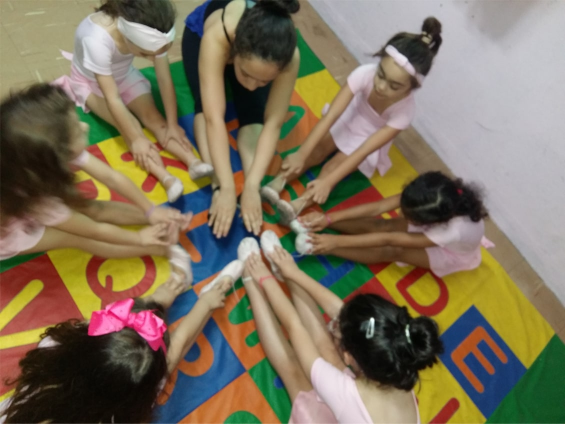
#> input picture _raw/old/ballet_zoom_1.jpg, 1130 x 848 px, given in place of WhatsApp Image 2026-11-10 at 17.55.04.jpeg, which was not available (shown at 1/2 size)
$ python images.py
#> lines starting #> are read from the running program, lines starting #| are printed output that depends on the picture
# Seleciona, melhora levemente e exporta as fotos do site em WebP.
import os
from PIL import Image, ImageOps, ImageEnhance, ImageFilter
ROOT = os.path.abspath(os.path.join(os.path.dirname(__file__), '..', '..'))
SITE = os.path.join(ROOT, 'site')
OUT = os.path.join(SITE, 'img')
os.makedirs(os.path.join(OUT, 'fotos'), exist_ok=True)
os.makedirs(os.path.join(OUT, 'marcas'), exist_ok=True)
F = os.path.join(ROOT, 'fotos sem melhora', 'WhatsApp Image 2026-11-10 at {}.jpeg')
O = os.path.join(SITE, '_raw', 'old', '{}')
fotos = {
  'fachada': F.format('17.55.04'),
  'menina-uniforme': F.format('17.27.47 (2)'),
  'mandioca-bebe': F.format('17.27.46'),
  'mandioca-dupla': F.format('17.27.45 (1)'),
  'mandioca-menino': F.format('17.18.48'),
  'mandioca-bebe2': F.format('17.18.47'),
  'morangos': F.format('17.27.46 (1)'),
  'bercario-espelho': F.format('17.27.45'),
  'equipe': F.format('17.27.46 (2)'),
  'argila': F.format('17.27.47 (1)'),
  'refeitorio': F.format('17.27.47'),
  'bandeira': F.format('17.43.16'),
  'cadeiroes': F.format('17.43.15'),
  'frutas-turma': F.format('17.43.16 (1)'),
  'frutas-investigando': F.format('17.43.17'),
  'junina-1': F.format('17.43.17 (1)'),
  'junina-2': F.format('17.43.17 (2)'),
  'junina-3': F.format('17.43.17 (3)'),
  'mostra-1': F.format('17.43.18 (1)'),
  'mostra-2': F.format('17.43.18'),
  'soneca': F.format('17.43.18 (2)'),
  'farinha-1': F.format('17.43.19 (1)'),
  'farinha-2': F.format('17.43.19 (2)'),
  'farinha-mesa': F.format('17.43.19 (3)'),
  'carnaval': F.format('17.43.19'),
  'quebra-cabeca': F.format('18.34.41 (1)'),
  'pintura-chao': F.format('18.34.41 (2)'),
  'piquenique': F.format('18.34.41'),
  'formacao': F.format('18.34.42 (1)'),
  'roda-tapete': F.format('18.34.42'),
  'ballet-roda': O.format('ballet_zoom_2.jpg'),
  'ballet-sorriso': O.format('ballet_zoom_4.jpg'),
  'futebol': O.format('futebol_1.jpg'),
  'musica': O.format('musica_zoom_2.jpg'),
  'movimento': O.format('ed_fisica_zoom_2.jpg'),
}
def enhance(im, old=False):
    im = ImageOps.exif_transpose(im).convert('RGB')
    im = ImageOps.autocontrast(im, cutoff=0.6, preserve_tone=True)
    im = ImageEnhance.Color(im).enhance(1.10 if not old else 1.05)
    im = ImageEnhance.Brightness(im).enhance(1.03)
    return im
for name, path in fotos.items():
    im = enhance(Image.open(path), old='_raw' in path)
#> in enhance, im is the input picture: PIL image 1130x848 RGB; mean R, G, B 126.2, 114.2, 92.4
#> in enhance, `im = ImageOps.autocontrast(im, cutoff=0.6, preserve_tone=True)`:
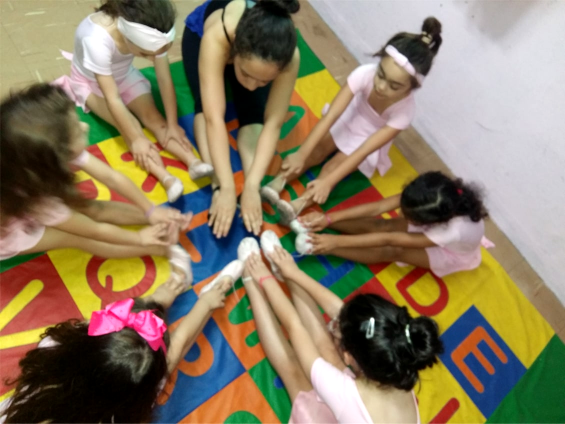
#> im: PIL image 1130x848 RGB (shown at 1/2 size); mean R, G, B 139, 124.9, 99
    for suffix, side in (('', 1400), ('-p', 720)):
        c = im.copy(); c.thumbnail((side, side), Image.LANCZOS)
        c = c.filter(ImageFilter.UnsharpMask(radius=1.2, percent=60, threshold=3))
        c.save(os.path.join(OUT, 'fotos', f'{name}{suffix}.webp'), 'WEBP', quality=80, method=6)
#> this loop made 2 passes
#> pass 2, `c = c.filter(ImageFilter.UnsharpMask(radius=1.2, percent=60, threshold..`:
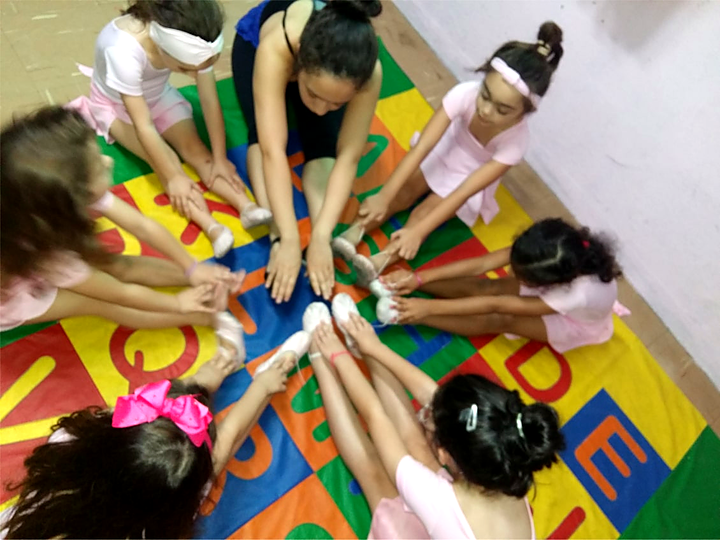
#> c: PIL image 720x540 RGB; mean R, G, B 143.5, 127.5, 98.3
    print(name, im.size)
#| fachada (1130, 848)
#> pass 2 of the loop `for name, path in fotos.items():`:
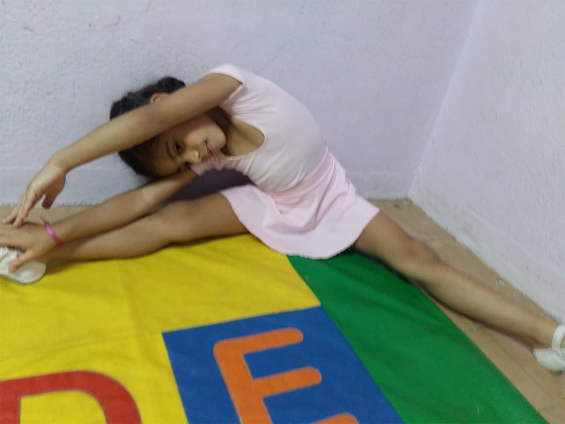
#> input picture _raw/old/ballet_zoom_3.jpg, 1130 x 848 px, given in place of WhatsApp Image 2026-11-10 at 17.27.47 (2).jpeg, which was not available (shown at 1/2 size)
#> in enhance, im is the input picture: PIL image 1130x848 RGB; mean R, G, B 144.6, 146.1, 122.6
#> in enhance (call 2), `im = ImageOps.autocontrast(im, cutoff=0.6, preserve_tone=True)`:
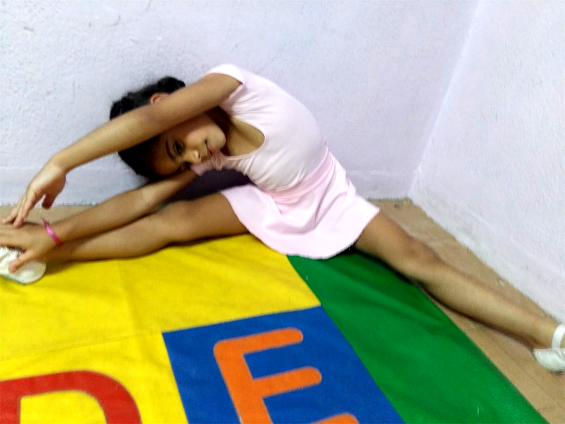
#> im: PIL image 1130x848 RGB (shown at 1/2 size); mean R, G, B 172.3, 173.1, 139.6
#> the loop `for suffix, side in (('', 1400), ('-p', 720)):` made 2 passes
#> pass 2, `c = c.filter(ImageFilter.UnsharpMask(radius=1.2, percent=60, threshold..`:
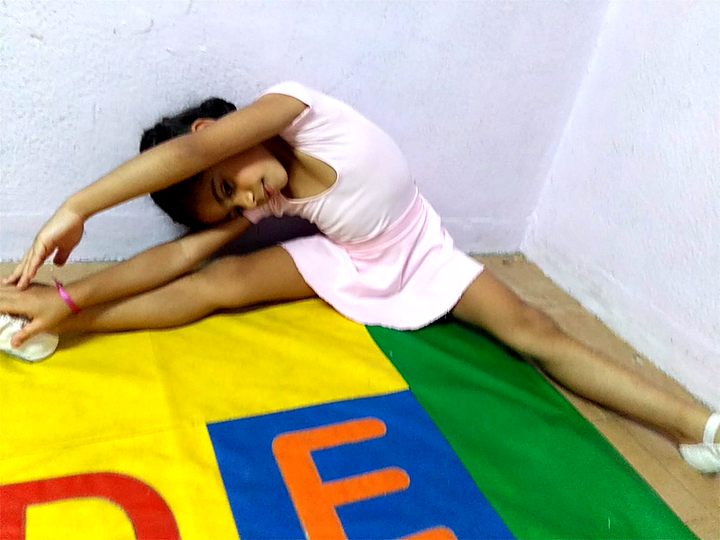
#> c: PIL image 720x540 RGB; mean R, G, B 177.2, 177.7, 141.6
#| menina-uniforme (1130, 848)
#> (the run stopped early here; a loop or call above may not have finished)
